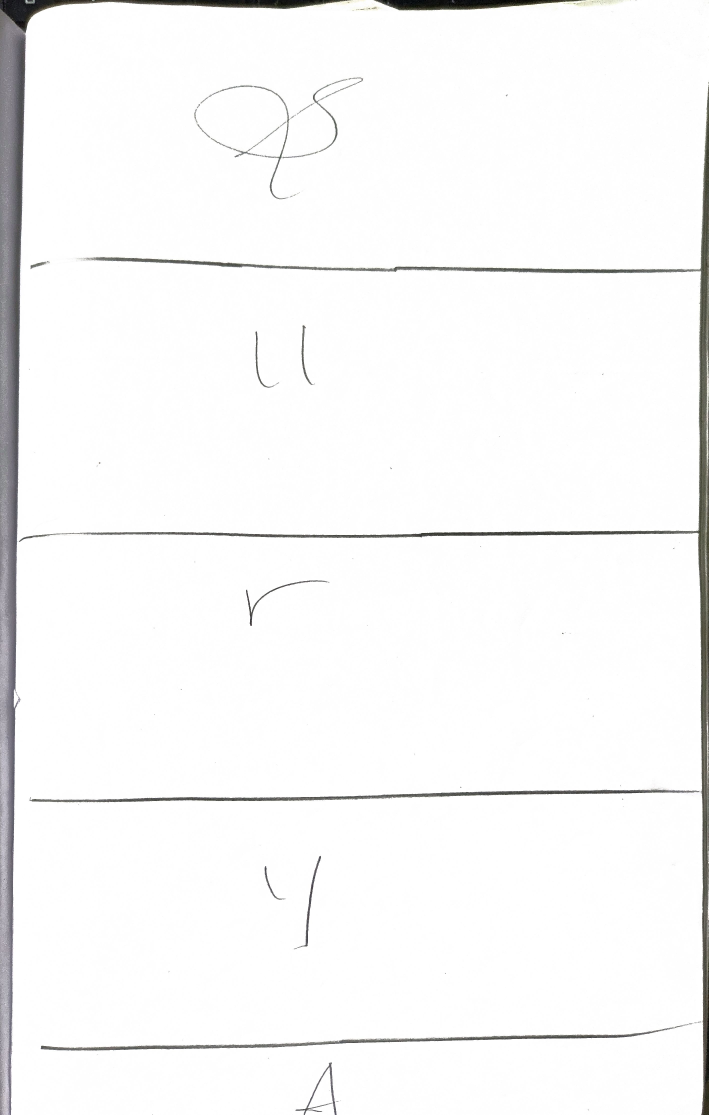
#> input picture images/14.jpg, 2834 x 4457 px (shown at 1/4 size)
$ python document_scanner.py
#> lines starting #> are read from the running program, lines starting #| are printed output that depends on the picture; after the words box and inside, x2 and y2 are one past the last pixel; in counts of white or black regions, pixels touching at a corner belong together
import cv2
import numpy as np

def enhance_document_scanner(image_path):
    # Load and resize image
#> called with image_path = '14.jpg'
    img = cv2.imread(image_path)
#> img is the input picture: shape (4457, 2834, 3); mean B, G, R 247.1, 247.2, 247.2
    img = cv2.resize(img, (int(480 * 2), int(640 * 2)))
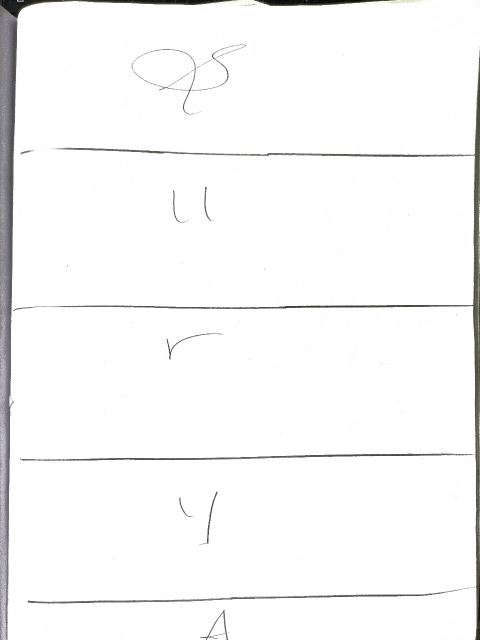
#> img: shape (1280, 960, 3) (shown at 1/2 size); mean B, G, R 247.1, 247.1, 247.2

    # Preprocess image
    GrayImg = cv2.cvtColor(img, cv2.COLOR_BGR2GRAY)
    BlurredFrame = cv2.GaussianBlur(GrayImg, (5, 5), 1)
    CannyFrame = cv2.Canny(BlurredFrame, 75, 200)
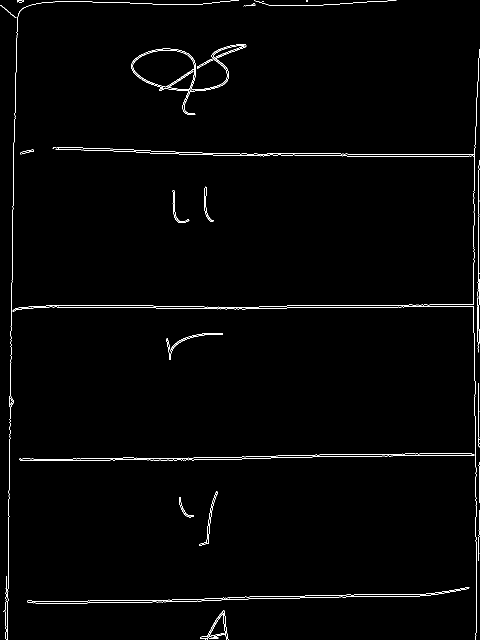
#> CannyFrame: shape (1280, 960) (shown at 1/2 size); 1.2% white in thin lines or dots

    # Detect lines using Hough Line Transformation
    lines = cv2.HoughLinesP(CannyFrame, 1, np.pi / 180, threshold=100, minLineLength=50, maxLineGap=10)
#> lines = 67 rows, first 6: [409, 614, 517, 614], [79, 1203, 178, 1202], [21, 693, 22, 616], [957, 892, 957, 822], [92, 611, 306, 611], [31, 185, 32, 108]
    LineFrame = img.copy()
    if lines is not None:
        for line in lines:
            x1, y1, x2, y2 = line[0]
            cv2.line(LineFrame, (x1, y1), (x2, y2), (0, 255, 0), 2)
#> this loop made 67 passes
#> (x1, y1, x2, y2) on passes 1 to 12: (409, 614, 517, 614), (79, 1203, 178, 1202), (21, 693, 22, 616), (957, 892, 957, 822), (92, 611, 306, 611), (31, 185, 32, 108), (518, 912, 638, 910), (463, 1198, 641, 1195), (540, 309, 800, 313), (17, 1038, 18, 937), (295, 920, 392, 919), (655, 1190, 757, 1189)
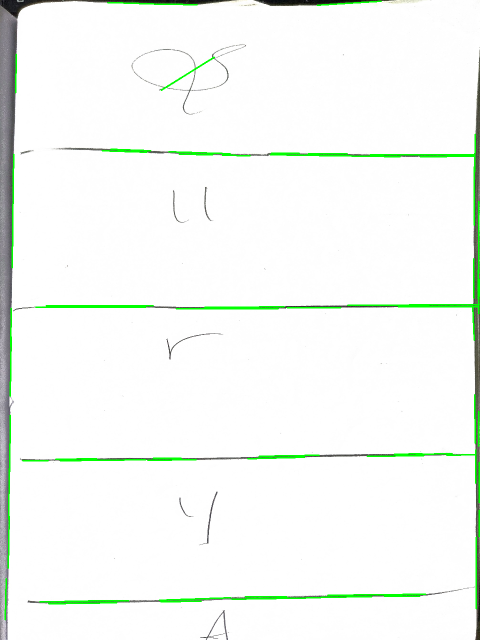
#> LineFrame: shape (1280, 960, 3) (shown at 1/2 size); 1.74% of pixels changed, all inside (x1, y1, x2, y2) = (9, 1, 960, 1241)

    # Find contours
    contours, _ = cv2.findContours(CannyFrame, cv2.RETR_EXTERNAL, cv2.CHAIN_APPROX_SIMPLE)
#> contours = 32 contours, 18 with area under 20; largest, box (x1, y1, x2, y2) and area: (262, 88, 493, 230) 9248, (39, 906, 949, 922) 3291, (55, 1174, 939, 1208) 3230, (25, 98, 960, 1280) 3113, (398, 983, 436, 1091) 382
    ContourFrame = img.copy()
    ContourFrame = cv2.drawContours(ContourFrame, contours, -1, (255, 0, 255), 4)
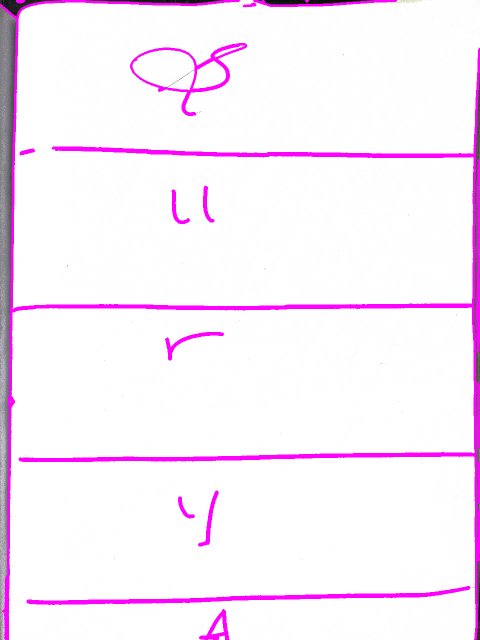
#> ContourFrame: shape (1280, 960, 3) (shown at 1/2 size); 4.97% of pixels changed, all inside (x1, y1, x2, y2) = (0, 0, 960, 1280)

    # Find the biggest contour (assume it's the document)
    maxArea = 0
    biggest = None
    for i in contours:
        area = cv2.contourArea(i)
        if area > 500:
            peri = cv2.arcLength(i, True)
            edges = cv2.approxPolyDP(i, 0.02 * peri, True)
            if area > maxArea and len(edges) == 4:  # Look for quadrilateral shapes
                biggest = edges
                maxArea = area
#> this loop made 32 passes
#> (area, peri, edges) on passes 4, 10: (3229.5, 1826.1, [[938, 1174], [55, 1204]]), (3291, 1876, [[948, 908], [39, 919]])
#> (area, peri) on passes 21, 23: (3113, 7927.4), (9247.5, 985)
#> after the loop, maxArea = 0

    # Highlight detected corners
    CornerFrame = img.copy()
    if biggest is not None:
        biggest = biggest.reshape(4, 2)
        # Sort points for consistent order (top-left, top-right, bottom-right, bottom-left)
        rect = np.zeros((4, 2), dtype="float32")
        s = biggest.sum(axis=1)
        rect[0] = biggest[np.argmin(s)]  # Top-left
        rect[2] = biggest[np.argmax(s)]  # Bottom-right
        diff = np.diff(biggest, axis=1)
        rect[1] = biggest[np.argmin(diff)]  # Top-right
        rect[3] = biggest[np.argmax(diff)]  # Bottom-left

        # Draw corners
        for x, y in rect:
            cv2.circle(CornerFrame, (int(x), int(y)), 10, (0, 255, 0), -1)

        # Perspective transformation
        (tl, tr, br, bl) = rect
        width = max(int(np.linalg.norm(br - bl)), int(np.linalg.norm(tr - tl)))
        height = max(int(np.linalg.norm(tr - br)), int(np.linalg.norm(tl - bl)))
        dst = np.array([[0, 0], [width - 1, 0], [width - 1, height - 1], [0, height - 1]], dtype="float32")
        M = cv2.getPerspectiveTransform(rect, dst)
        warped = cv2.warpPerspective(img, M, (width, height))
    else:
        warped = img.copy()

    # Display results
    img = cv2.resize(img, (480, 640))
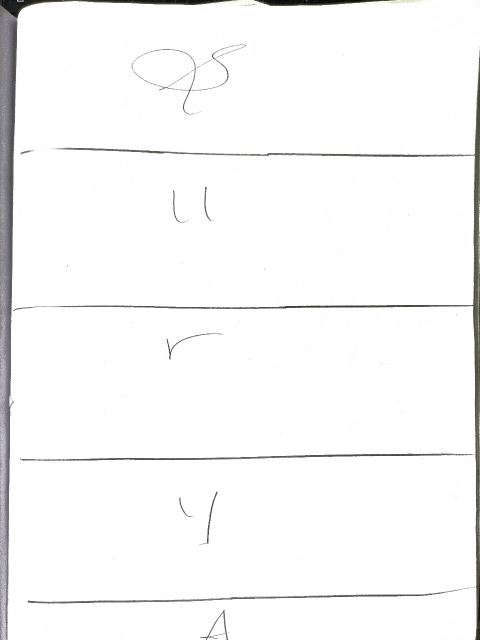
#> img: shape (640, 480, 3); mean B, G, R 247.2, 247.2, 247.3
    GrayImg = cv2.resize(GrayImg, (480, 640))
#> GrayImg: shape (640, 480)
    BlurredFrame = cv2.resize(BlurredFrame, (480, 640))
#> BlurredFrame: shape (640, 480)
    CannyFrame = cv2.resize(CannyFrame, (480, 640))
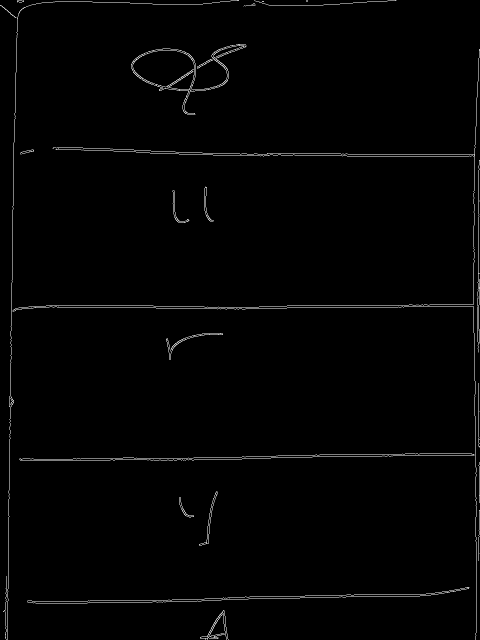
#> CannyFrame: shape (640, 480); min 0, max 255, mean 3.1
    ContourFrame = cv2.resize(ContourFrame, (480, 640))
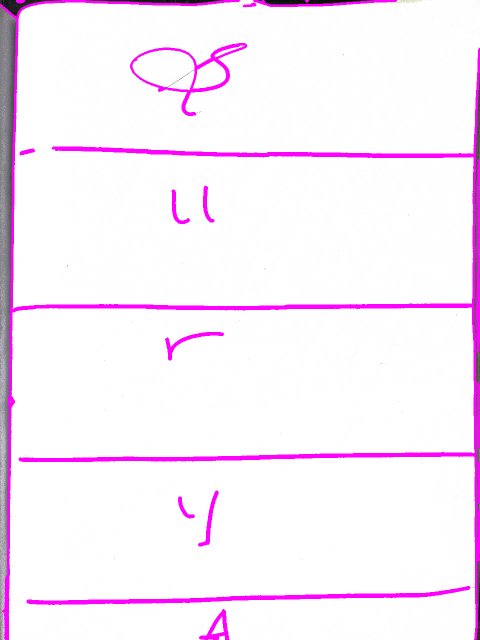
#> ContourFrame: shape (640, 480, 3); mean B, G, R 250.9, 238.1, 250.8
    CornerFrame = cv2.resize(CornerFrame, (480, 640))
    warped = cv2.resize(warped, (480, 640))

    cv2.imshow("Original Image", img)
    cv2.imshow("Gray Image", GrayImg)
    cv2.imshow("Blurred Frame", BlurredFrame)
    cv2.imshow("Canny Edges", CannyFrame)
    cv2.imshow("Contours", ContourFrame)
    cv2.imshow("Corners Detected", CornerFrame)
    cv2.imshow("Warped Document", warped)
    cv2.waitKey(0)
    cv2.destroyAllWindows()

# Example usage
enhance_document_scanner("14.jpg")
